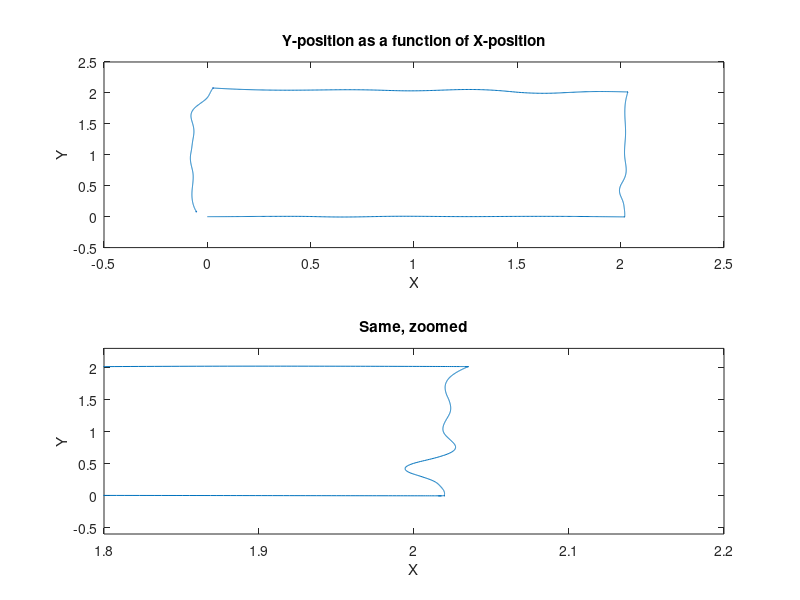

Write MATLAB code to recreate this figure.
A = importdata('Log_mads_kicked_it.dat',',');

ax1 = subplot(2,1,1);
ax2 = subplot(2,1,2);

plot(ax1,A(:,2),A(:,3));
xlabel(ax1,'X');
ylabel(ax1,'Y');
title(ax1, 'Y-position as a function of X-position');

plot(ax2,A(:,2),A(:,3));
xlabel(ax2,'X');
ylabel(ax2,'Y');
title(ax2, 'Same, zoomed');
ylim(ax2, [-0.6 2.3]);
xlim(ax2, [1.8 2.2]);

print('DrivingCorrection','-dpng');
